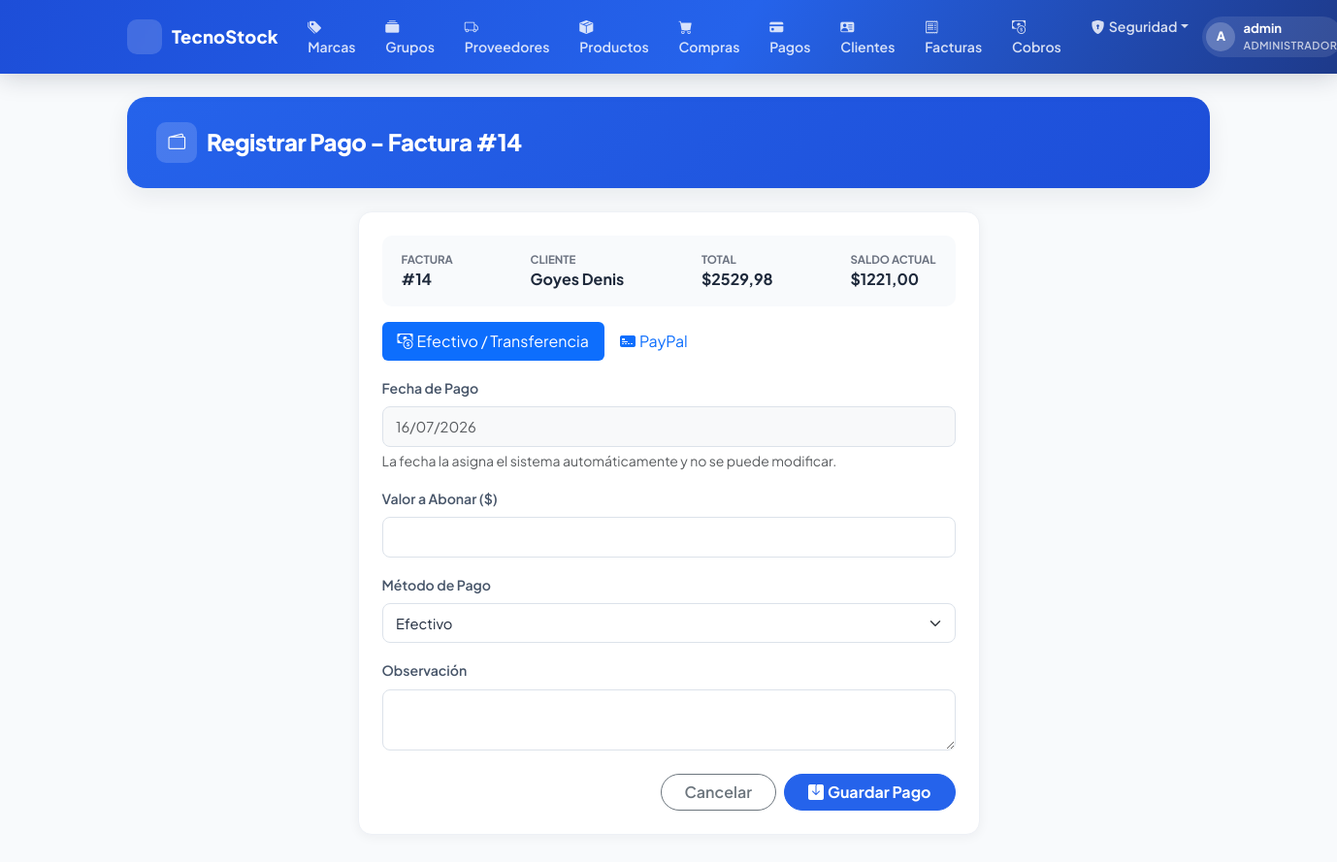
Page /cobros/factura/14/pagar/ (signed in) on the earlier database version.
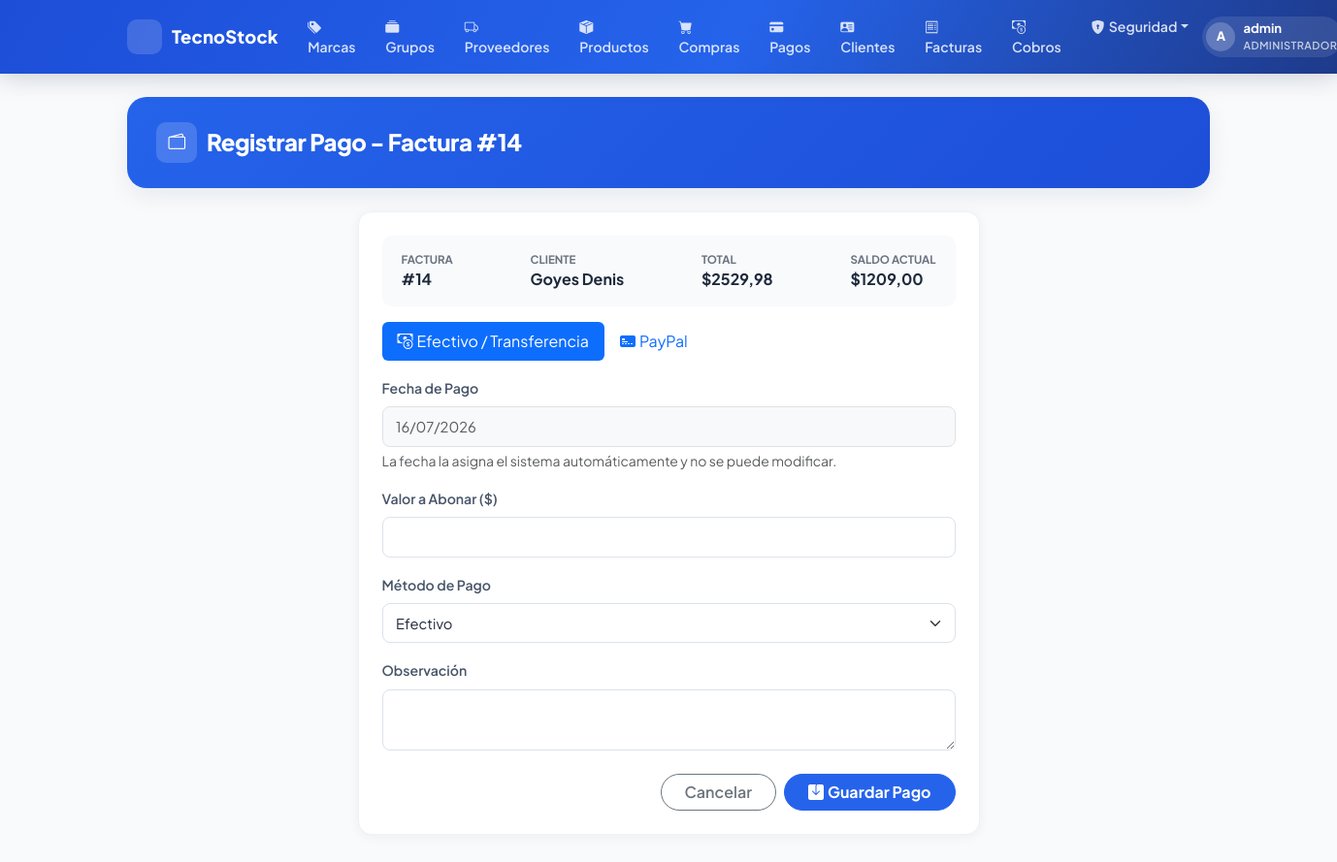
Same page on the later database version.
### billing/models.py (models this page shows, shortened)
class Invoice(models.Model):
    TIPO_PAGO = [
        ('contado', 'Contado'),
        ('credito', 'Crédito'),
    ]
    ESTADO = [
        ('PENDIENTE', 'Pendiente'),
        ('PAGADA', 'Pagada'),
        ('ANULADA', 'Anulada'),
    ]
    customer = models.ForeignKey(Customer, on_delete=models.PROTECT, related_name='Facturas', verbose_name='Cliente')
    invoice_date = models.DateTimeField(auto_now_add=True, verbose_name='Fecha de Factura')
    subtotal = models.DecimalField(max_digits=12, decimal_places=2, default=0, verbose_name='Subtotal')
    tax = models.DecimalField(max_digits=12, decimal_places=2, default=0, verbose_name='Impuesto')
    total = models.DecimalField(max_digits=12, decimal_places=2, default=0, verbose_name='Total')
    tipo_pago = models.CharField(max_length=10, choices=TIPO_PAGO, default='contado', verbose_name='Tipo de Pago')
    saldo = models.DecimalField(max_digits=12, decimal_places=2, default=0, verbose_name='Saldo Pendiente')
    estado = models.CharField(max_length=10, choices=ESTADO, default='PENDIENTE', verbose_name='Estado')
    is_active = models.BooleanField(default=True, verbose_name='Activa')
    class Meta:
        ordering = ['-invoice_date']

class Customer(models.Model):
    dni = models.CharField(max_length=13, unique=True, verbose_name='DNI/RUC', validators=[validate_cedula_ec])
    first_name = models.CharField(max_length=100, verbose_name='Nombres')
    last_name = models.CharField(max_length=100, verbose_name='Apellidos')
    email = models.EmailField(blank=True, null=True, verbose_name='Correo Electronico')
    phone = models.CharField(max_length=20, blank=True, null=True, verbose_name='Teléfono')
    address = models.TextField(blank=True, null=True, verbose_name='Dirección')
    whatsapp_apikey = models.CharField(
        max_length=20, blank=True, null=True,
        verbose_name='WhatsApp API Key (CallMeBot)',
        help_text='Solo necesaria si el cliente se suscribió a CallMeBot para recibir notificaciones.'
    )
    is_active = models.BooleanField(default=True, verbose_name='Activo')
    created_at = models.DateTimeField(auto_now_add=True, verbose_name='Creado el')
    updated_at = models.DateTimeField(auto_now=True, verbose_name='Actualizado el')
    class Meta:
        ordering = ['last_name', 'first_name']
    def __str__(self): return f'{self.last_name} {self.first_name}'

### cobros/views.py (the view, shortened to what this page needs)
# urls.py: path('factura/<int:factura_id>/pagar/', views.CobroCreateView.as_view(), name='cobro_create'),
@method_decorator(audit_action('CREATE_COBRO'), name='dispatch')
class CobroCreateView(LoginRequiredMixin, GroupRequiredMixin, PermissionOrRedirectMixin, CreateView):
    permission_required = 'cobros.add_cobrofactura'
    group_required = ['Administrador', 'Vendedor']
    model = CobroFactura
    form_class = CobroFacturaForm
    template_name = 'cobros/cobro_form.html'
    def dispatch(self, request, *args, **kwargs):
        self.factura = get_object_or_404(Invoice, pk=kwargs['factura_id'])
        if self.factura.estado == 'ANULADA':
            messages.error(request, 'No se puede pagar una factura anulada.')
            return redirect('cobros:factura_pendiente_list')
        return super().dispatch(request, *args, **kwargs)
    def get_form_kwargs(self):
        kwargs = super().get_form_kwargs()
        kwargs['factura'] = self.factura
        return kwargs
    def get_context_data(self, **kwargs):
        ctx = super().get_context_data(**kwargs)
        ctx['factura'] = self.factura
        ctx['title'] = f'Registrar Pago - Factura #{self.factura.id}'
        ctx['paypal_client_id'] = settings.PAYPAL_CLIENT_ID
        return ctx

### cobros/forms.py (shortened to what this page needs)
class CobroFacturaForm(forms.ModelForm):
    class Meta:
        model = CobroFactura
        fields = ['valor', 'metodo_pago', 'observacion']
        labels = {
            'valor': 'Valor a Abonar ($)',
            'metodo_pago': 'Método de Pago',
            'observacion': 'Observación',
        }
        widgets = {
            'valor': forms.NumberInput(attrs={'class': 'form-control form-control-premium', 'step': '0.01', 'min': '0.01'}),
            'metodo_pago': forms.Select(attrs={'class': 'form-select form-select-premium'}),
            'observacion': forms.Textarea(attrs={'class': 'form-control form-control-premium', 'rows': 2}),
        }
    def __init__(self, *args, factura=None, **kwargs):
        self.factura = factura
        super().__init__(*args, **kwargs)
        if factura and not self.instance.pk:
            self.instance.factura = factura
        if not self.instance.pk:
            self.instance.fecha = timezone.localdate()
        if self.instance.metodo_pago != 'paypal':
            self.fields['metodo_pago'].choices = [
                c for c in CobroFactura.METODO_PAGO if c[0] != 'paypal'
            ]

### cobros/templates/cobros/cobro_form.html (shortened to what this page needs)
{% extends 'billing/base.html' %}
{% block content %}
<div class="page-header mb-4">
  <h1><span class="header-icon"><i class="bi bi-wallet2"></i></span>{{ title }}</h1>
</div>
<div class="row justify-content-center">
  <div class="col-md-7">
    <div class="glass-card p-4">
      <div class="invoice-summary d-flex justify-content-between flex-wrap gap-3">
        <div>
          <div class="label">Factura</div>
          <div class="value">#{{ factura.id }}</div>
        </div>
        <div>
          <div class="label">Cliente</div>
          <div class="value">{{ factura.customer }}</div>
        </div>
        <div>
          <div class="label">Total</div>
          <div class="value">${{ factura.total }}</div>
        </div>
        <div>
          <div class="label">Saldo Actual</div>
          <div class="value saldo-value">${{ factura.saldo }}</div>
        </div>
      </div>
      <ul class="nav nav-pills mb-3 mt-3" id="metodoTabs" role="tablist">
        <li class="nav-item" role="presentation">
          <button class="nav-link active" id="tab-manual-btn" data-bs-toggle="pill" data-bs-target="#tab-manual"
            type="button">
            <i class="bi bi-cash-coin me-1"></i>Efectivo / Transferencia
          </button>
        </li>
        <li class="nav-item" role="presentation">
          <button class="nav-link" id="tab-paypal-btn" data-bs-toggle="pill" data-bs-target="#tab-paypal"
            type="button">
            <i class="bi bi-credit-card-2-front-fill me-1"></i>PayPal
          </button>
        </li>
      </ul>
      <div class="tab-content">
        <div class="tab-pane fade show active" id="tab-manual" role="tabpanel">
          <form method="post" novalidate>
            <div class="mb-3">
              <label class="form-label fw-semibold">Fecha de Pago</label>
              <input type="text" class="form-control form-control-premium bg-light text-muted"
                value="{{ form.instance.fecha|date:'d/m/Y' }}" readonly>
              <div class="form-text text-muted small">La fecha la asigna el sistema automáticamente y no se puede
                modificar.</div>
            </div>
            <div class="mb-3">
              <label for="{{ form.valor.id_for_label }}" class="form-label fw-semibold">Valor a Abonar ($)</label>
              {{ form.valor }}
            </div>
            <div class="mb-3">
              <label for="{{ form.metodo_pago.id_for_label }}" class="form-label fw-semibold">Método de Pago</label>
              {{ form.metodo_pago }}
            </div>
            <div class="mb-3">
              <label for="{{ form.observacion.id_for_label }}" class="form-label fw-semibold">Observación</label>
              {{ form.observacion }}
            </div>
            <div class="d-flex justify-content-end gap-2 mt-4">
              <a href="{% url 'cobros:cobro_list' factura.id %}"
                class="btn btn-outline-secondary rounded-pill px-4">
                Cancelar
              </a>
              <button type="submit" class="btn btn-primary rounded-pill px-4 fw-bold">
                <i class="bi bi-save-fill me-1"></i>Guardar Pago
              </button>
            </div>
          </form>
        </div>
      </div>
    </div>
  </div>
</div>
{% endblock %}

Differences in the rows shown:
changed Invoice "Goyes Denis": saldo "1221,00" → "1209,00"
